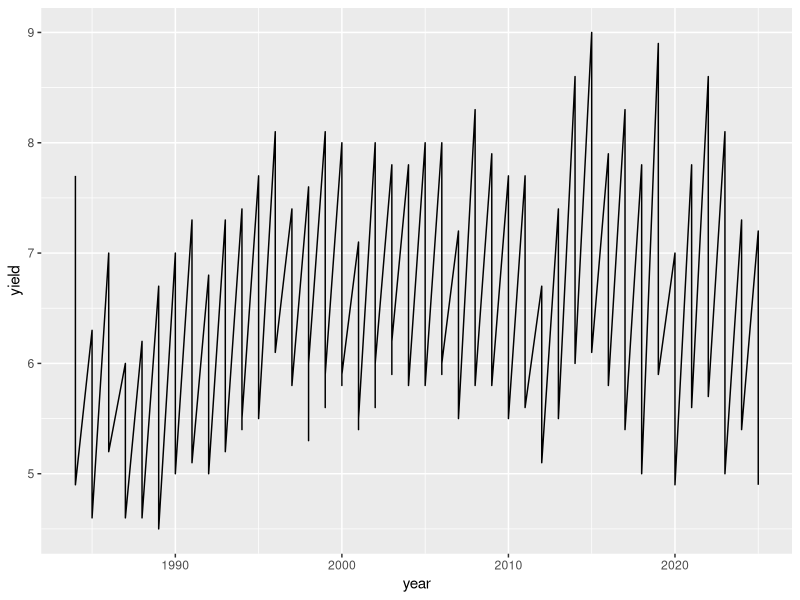
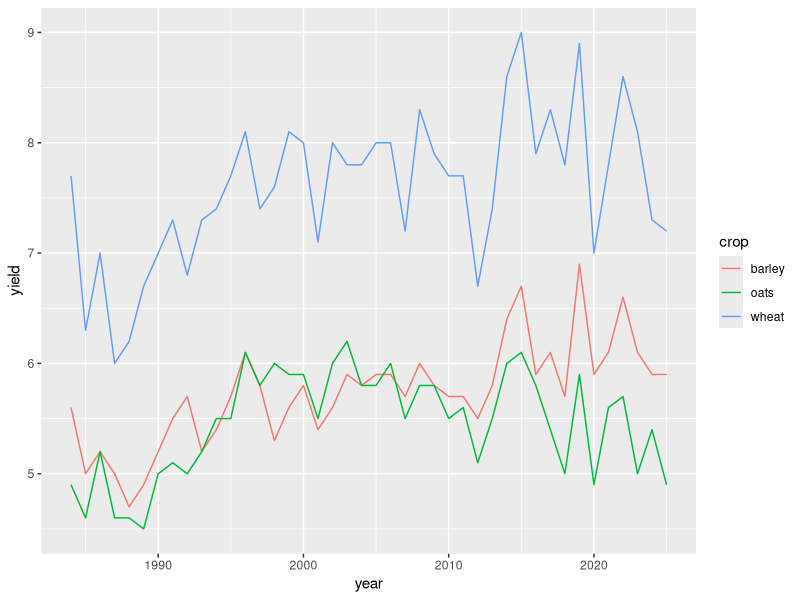
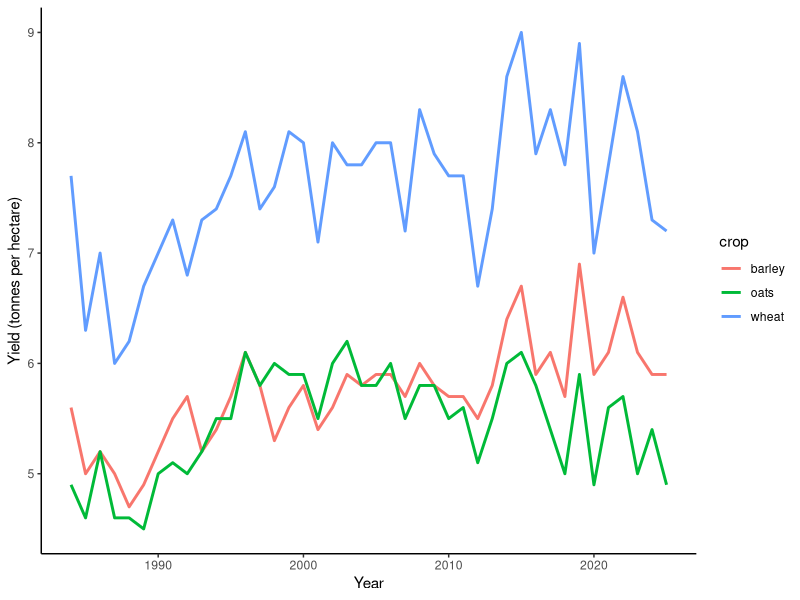
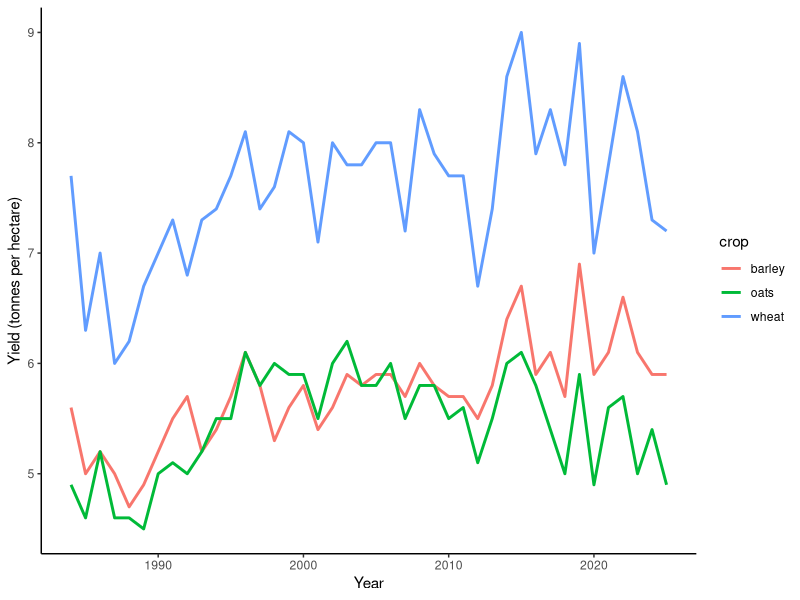

Write R code to recreate these figures, in order.
## ---- chunk 1
84 + 22
## ---- chunk 2
total_counties <- 84 + 22
total_counties
## ---- chunk 3
getwd()
## ---- chunk 4
sqrt(4)
## ---- chunk 5
9 |> sqrt()
## ---- chunk 6
#hello world!
## ---- chunk 7
library(dplyr, quietly = TRUE)
library(tidyr, quietly = TRUE)
library(ggplot2, quietly = TRUE)
## ---- chunk 8
cropdata <- read.csv("./data/FoodPractical_data.csv")
## ---- chunk 9
widedf <- data.frame(site = paste("Site", 1:9), foxes = sample(0:9, 9, replace = T), badgers = sample(0:3, 9, replace = T))
widedf$mice = pmax((50 + sample(1:10, 9, replace = T)) - (widedf$foxes * 3 + widedf$badgers * 9), 0)
knitr::kable(widedf, booktabs = TRUE, caption = "A hypothetical field study on mammal observations - wide format")
## ---- chunk 10
suppressMessages(library(tidyverse))
longdf <- widedf |> pivot_longer(cols = !site, names_to = "animal", values_to = "count")
knitr::kable(longdf, booktabs = TRUE, caption = "A hypothetical field study on mammal observations - long format")
## ---- chunk 11
cropdata_long <- pivot_longer(cropdata,
                              cols = 2:4,
                              names_to = "crop",
                              values_to = "yield")
## ---- chunk 12
suppressMessages(library(dplyr))
suppressMessages(library(tidyr))
suppressMessages(library(ggplot2))

cropdata <- read.csv("./data/FoodPractical_data.csv")

cropdata_long <- pivot_longer(cropdata,
                               cols = 2:4,
                               names_to = "crop",
                               values_to = "yield")
## ---- chunk 13
ggplot(cropdata_long, aes(x = year, y = yield)) +
  geom_line()
## ---- chunk 14
ggplot(cropdata_long,
       aes(x = year, y = yield, colour = crop)) +
  geom_line()
## ---- chunk 15
ggplot(cropdata_long, aes(x = year, y = yield, colour = crop)) +
  geom_line(linewidth = 1) +
  labs(x = "Year", y = "Yield (tonnes per hectare)") + 
  theme_classic()
## ---- chunk 16
fig_crops <- cropdata_long |>
  ggplot(aes(x = year, y = yield, colour = crop)) +
  geom_line(linewidth = 1) +
  labs(x = "Year", y = "Yield (tonnes per hectare)") + 
  theme_classic()

print(fig_crops)
